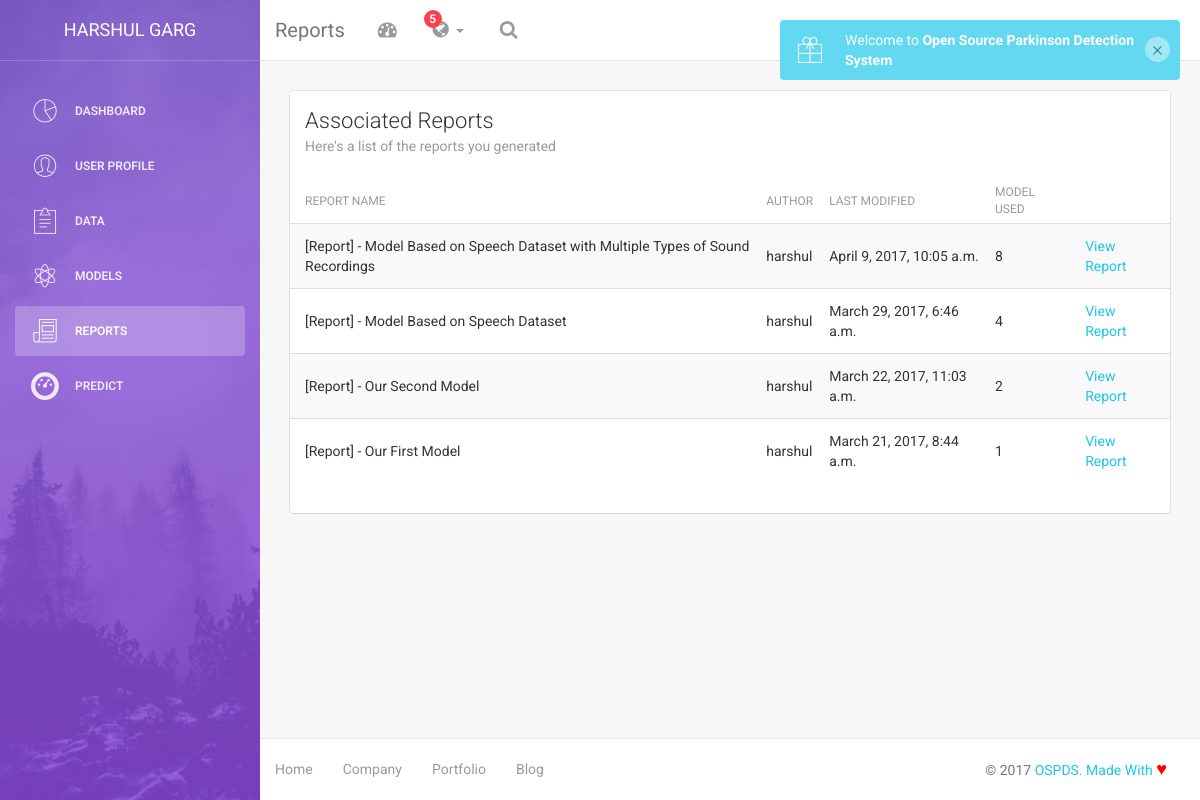
The page /dashboard/reports/ (signed in) on the database as committed earlier.
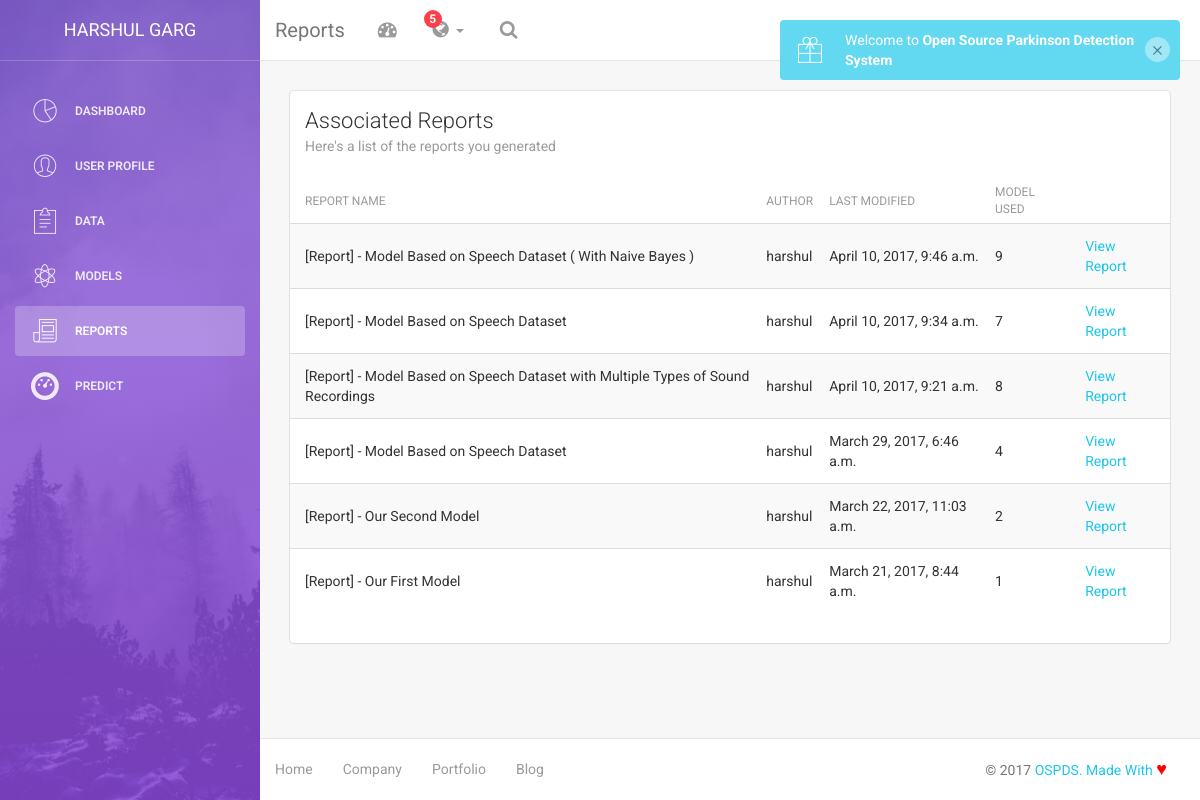
The same page on the database as committed later.
### dashboard/models.py (models this page shows, shortened)
class ReportInfo(models.Model):
	report_name = models.CharField(max_length=200)
	report_author = models.CharField(max_length=200)
	report_up_date = models.DateTimeField(default=datetime.now(), blank=True)
	report_model_id = models.IntegerField()
	report_accuracy = models.IntegerField()
	report_class_error = models.IntegerField(default=0)
	report_conf_matrix = models.CharField(default=' ', max_length=1000)

### dashboard/views.py (the view)
def report_list(request):
	if request.user.id is None:
		return HttpResponseRedirect('/')
	all_entries  = ReportInfo.objects.all().filter(report_author=request.user.username).order_by('-report_up_date')
	args = {'name':request.user.first_name + ' ' + request.user.last_name, 'root_url':root_url }
	args['report_list'] = all_entries
	return render_to_response('dashboard/report_list.html', args)

### dashboard/templates/dashboard/report_list.html (shortened to what this page needs)
{% extends "dashboard/dash_header.html" %}
{% block content %}
<div class="wrapper">
    {% include 'dashboard/sidebar.html' %}
    <div class="main-panel">
		<nav class="navbar navbar-default navbar-fixed">
            <div class="container-fluid">
                <div class="navbar-header">
                    <a class="navbar-brand" href="#">Reports</a>
                </div>
                {% include 'dashboard/toplinks.html' %}
            </div>
        </nav>
        <div class="content">
            <div class="container-fluid">
                <div class="row">
                    <div class="col-md-12">
                        <div class="card">
                            <div class="header">
                                <h4 class="title">Associated Reports</h4>
                                <p class="category">Here's a list of the reports you generated</p>
                            </div>
                            <div class="content table-responsive table-full-width">
                                <table id="report_list_table" class="table table-hover table-striped">
                                    <thead>
                                        <th>Report Name</th>
                                    	<th>Author</th>
                                    	<th>Last Modified</th>
                                        <th>Model Used</th>
                                    </thead>
                                    <tbody>
                                        {% for report in report_list %}
                                            <tr>
                                                <td>{{report.report_name}}</td>
                                                <td>{{report.report_author}}</td>
                                                <td>{{report.report_up_date}}</td>
                                                <td>{{report.report_model_id}}</td>
                                                <td>
                                                    <a data-id={{report.id}} data-toggle="modal" id="viewreport-btn"  data-target="#viewreport-modal" href="#">View Report</a>
                                                </td>
                                            </tr>
                                        {% endfor %}
                                    </tbody>
                                </table>
                            </div>
                        </div>
                    </div>
                </div>
            </div>
        </div>
        {% include 'dashboard/footer.html' %}
    </div>
</div>
{% endblock %}

Rows that differ between the two databases and show on the page:
added ReportInfo: report_name "[Report] - Model Based on Speech Dataset ( With Naive Bayes )", report_author "harshul", report_up_date "April 10, 2017, 9:46 a.m.", report_model_id "9"
added ReportInfo: report_name "[Report] - Model Based on Speech Dataset", report_author "harshul", report_up_date "April 10, 2017, 9:34 a.m.", report_model_id "7"
changed ReportInfo "[Report] - Model Based on Speech Dataset with Multiple Types of Sound Recordings": report_up_date "April 9, 2017, 10:05 a.m." → "April 10, 2017, 9:21 a.m."
